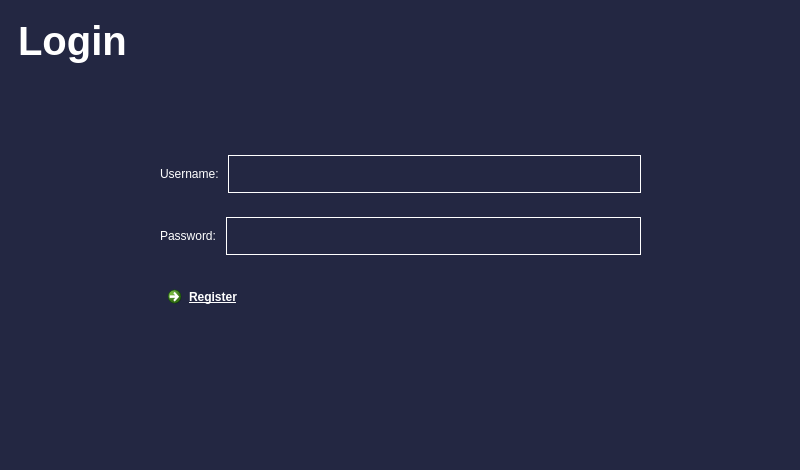
<?xml version="1.0" encoding="UTF-8"?>
<ui version="4.0">
 <class>MainWindow</class>
 <widget class="QMainWindow" name="MainWindow">
  <property name="geometry">
   <rect>
    <x>0</x>
    <y>0</y>
    <width>800</width>
    <height>470</height>
   </rect>
  </property>
  <property name="windowTitle">
   <string>MainWindow</string>
  </property>
  <property name="styleSheet">
   <string notr="true">border: none;</string>
  </property>
  <widget class="QWidget" name="centralwidget">
   <property name="styleSheet">
    <string notr="true">background-color: #232742;</string>
   </property>
   <layout class="QHBoxLayout" name="horizontalLayout">
    <item alignment="Qt::AlignTop">
     <widget class="QFrame" name="frame">
      <property name="frameShape">
       <enum>QFrame::StyledPanel</enum>
      </property>
      <property name="frameShadow">
       <enum>QFrame::Raised</enum>
      </property>
      <layout class="QVBoxLayout" name="verticalLayout">
       <property name="spacing">
        <number>0</number>
       </property>
       <property name="leftMargin">
        <number>0</number>
       </property>
       <property name="topMargin">
        <number>0</number>
       </property>
       <property name="rightMargin">
        <number>0</number>
       </property>
       <property name="bottomMargin">
        <number>0</number>
       </property>
       <item>
        <widget class="QFrame" name="frame_4">
         <property name="frameShape">
          <enum>QFrame::StyledPanel</enum>
         </property>
         <property name="frameShadow">
          <enum>QFrame::Raised</enum>
         </property>
         <layout class="QVBoxLayout" name="verticalLayout_2">
          <item>
           <widget class="QLabel" name="label">
            <property name="font">
             <font>
              <pointsize>30</pointsize>
              <bold>true</bold>
             </font>
            </property>
            <property name="styleSheet">
             <string notr="true">color: white;</string>
            </property>
            <property name="text">
             <string>Login</string>
            </property>
           </widget>
          </item>
         </layout>
        </widget>
       </item>
      </layout>
     </widget>
    </item>
    <item alignment="Qt::AlignVCenter">
     <widget class="QFrame" name="frame_2">
      <property name="frameShape">
       <enum>QFrame::StyledPanel</enum>
      </property>
      <property name="frameShadow">
       <enum>QFrame::Raised</enum>
      </property>
      <layout class="QVBoxLayout" name="verticalLayout_3">
       <item alignment="Qt::AlignBottom">
        <widget class="QFrame" name="frame_5">
         <property name="toolTipDuration">
          <number>0</number>
         </property>
         <property name="frameShape">
          <enum>QFrame::StyledPanel</enum>
         </property>
         <property name="frameShadow">
          <enum>QFrame::Raised</enum>
         </property>
         <layout class="QGridLayout" name="gridLayout">
          <item row="1" column="1">
           <widget class="QLineEdit" name="lineEdit_2">
            <property name="styleSheet">
             <string notr="true">color: white;
border-radius: 20px;
padding: 10px;
border: 1px solid white;</string>
            </property>
            <property name="placeholderText">
             <string comment="Username" extracomment="Username:"/>
            </property>
            <property name="clearButtonEnabled">
             <bool>true</bool>
            </property>
           </widget>
          </item>
          <item row="1" column="0">
           <widget class="QLabel" name="label_2">
            <property name="styleSheet">
             <string notr="true">color: white;</string>
            </property>
            <property name="text">
             <string>Username: </string>
            </property>
           </widget>
          </item>
         </layout>
        </widget>
       </item>
       <item alignment="Qt::AlignTop">
        <widget class="QFrame" name="frame_6">
         <property name="frameShape">
          <enum>QFrame::StyledPanel</enum>
         </property>
         <property name="frameShadow">
          <enum>QFrame::Raised</enum>
         </property>
         <layout class="QGridLayout" name="gridLayout_2">
          <item row="1" column="1">
           <widget class="QLineEdit" name="lineEdit">
            <property name="styleSheet">
             <string notr="true">color: white;
border-radius: 20px;
padding: 10px;
border: 1px solid white;</string>
            </property>
            <property name="placeholderText">
             <string comment="Password:" extracomment="Password:"/>
            </property>
            <property name="clearButtonEnabled">
             <bool>true</bool>
            </property>
           </widget>
          </item>
          <item row="1" column="0">
           <widget class="QLabel" name="label_3">
            <property name="styleSheet">
             <string notr="true">color: white;</string>
            </property>
            <property name="text">
             <string>Password: </string>
            </property>
           </widget>
          </item>
         </layout>
        </widget>
       </item>
       <item>
        <widget class="QFrame" name="frame_7">
         <property name="frameShape">
          <enum>QFrame::StyledPanel</enum>
         </property>
         <property name="frameShadow">
          <enum>QFrame::Raised</enum>
         </property>
         <layout class="QHBoxLayout" name="horizontalLayout_3">
          <item>
           <widget class="QCommandLinkButton" name="commandLinkButton">
            <property name="sizePolicy">
             <sizepolicy hsizetype="MinimumExpanding" vsizetype="Minimum">
              <horstretch>0</horstretch>
              <verstretch>0</verstretch>
             </sizepolicy>
            </property>
            <property name="font">
             <font>
              <bold>true</bold>
              <underline>true</underline>
             </font>
            </property>
            <property name="layoutDirection">
             <enum>Qt::LeftToRight</enum>
            </property>
            <property name="styleSheet">
             <string notr="true">color: white;</string>
            </property>
            <property name="text">
             <string>Register</string>
            </property>
           </widget>
          </item>
         </layout>
        </widget>
       </item>
      </layout>
     </widget>
    </item>
    <item alignment="Qt::AlignTop">
     <widget class="QFrame" name="frame_3">
      <property name="frameShape">
       <enum>QFrame::StyledPanel</enum>
      </property>
      <property name="frameShadow">
       <enum>QFrame::Raised</enum>
      </property>
      <layout class="QHBoxLayout" name="horizontalLayout_2">
       <item>
        <widget class="QPushButton" name="pushButton">
         <property name="text">
          <string/>
         </property>
         <property name="icon">
          <iconset resource="resources.qrc">
           <normaloff>:/icons/icons8-macos-minimize-32.png</normaloff>:/icons/icons8-macos-minimize-32.png</iconset>
         </property>
        </widget>
       </item>
       <item>
        <widget class="QPushButton" name="pushButton_2">
         <property name="text">
          <string/>
         </property>
         <property name="icon">
          <iconset resource="resources.qrc">
           <normaloff>:/icons/icons8-enlarge-32.png</normaloff>:/icons/icons8-enlarge-32.png</iconset>
         </property>
        </widget>
       </item>
       <item>
        <widget class="QPushButton" name="pushButton_3">
         <property name="text">
          <string/>
         </property>
         <property name="icon">
          <iconset resource="resources.qrc">
           <normaloff>:/icons/icons8-cancel-32.png</normaloff>:/icons/icons8-cancel-32.png</iconset>
         </property>
        </widget>
       </item>
      </layout>
     </widget>
    </item>
   </layout>
  </widget>
 </widget>
 <resources>
  <include location="resources.qrc"/>
 </resources>
 <connections/>
</ui>
